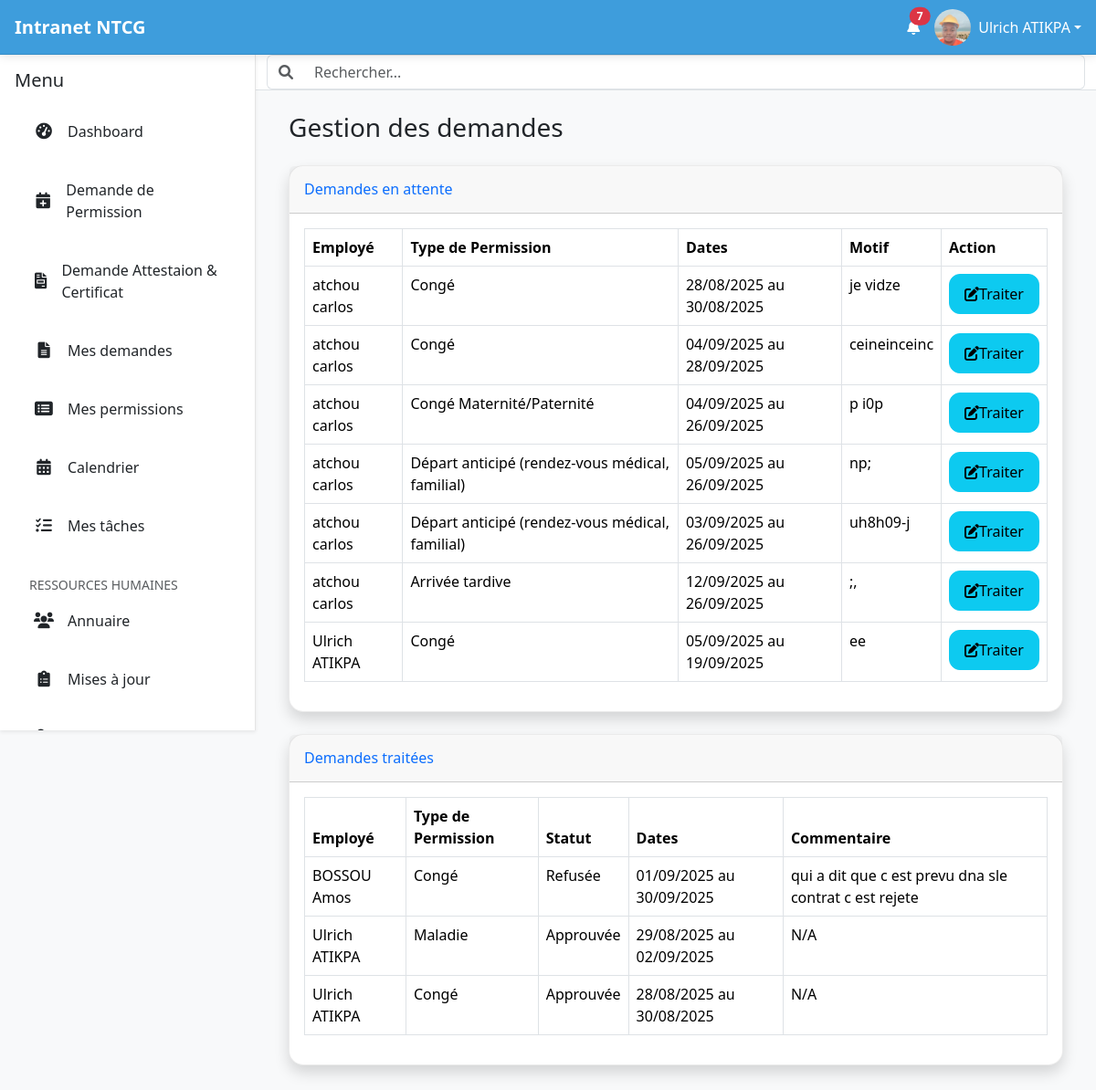
/hr/leave-requests/ (signed in), run on the app's committed database.
### intranet/models.py (models this page shows, shortened)
class User(AbstractUser):
    date_de_naissance = models.DateField(null=True, blank=True)
    nationalite = CountryField(blank=True)
    pays_de_naissance = CountryField(blank=True)
    type_sanguin = models.CharField(max_length=5, blank=True)
    adresse = models.CharField(max_length=255, blank=True)
    telephone_personnel = models.CharField(max_length=20, blank=True)
    piece_type = models.ForeignKey(PieceType, on_delete=models.SET_NULL, null=True, blank=True, verbose_name="Type de pièce d'identité")
    piece_number = models.CharField(max_length=100, blank=True, verbose_name="Numéro de la pièce d'identité")
    personal_email = models.EmailField(blank=True, null=True, verbose_name="Email personnel")
    emergency_contact_name = models.CharField(max_length=255, blank=True, verbose_name="Nom et prénom du contact d'urgence")
    emergency_contact_phone = models.CharField(max_length=20, blank=True, verbose_name="Téléphone du contact d'urgence")
    allergies = models.TextField(blank=True)
    maladies_chroniques = models.TextField(blank=True)
    medicaments = models.TextField(blank=True)
    job_role = models.ForeignKey(JobRole, on_delete=models.SET_NULL, null=True, blank=True)
    departement = models.ForeignKey(Department, on_delete=models.SET_NULL, null=True, blank=True)
    date_embauche = models.DateField(null=True, blank=True)
    professional_email = models.EmailField(blank=True, null=True, verbose_name="Email professionnel")
    contract_type = models.ForeignKey(ContractType, on_delete=models.SET_NULL, null=True, blank=True, verbose_name="Type de contrat")
    isignum = models.CharField(max_length=100, blank=True, verbose_name="Numéro Isignum")
    eritop_id = models.CharField(max_length=100, blank=True, verbose_name="ID Eritop")
    country = models.ForeignKey(Country, on_delete=models.SET_NULL, null=True, blank=True, verbose_name="Pays de l'employé")
    managed_countries = models.ManyToManyField(Country, related_name='managers', blank=True, verbose_name="Pays gérés")
    bank_info = models.ForeignKey(BankInfo, on_delete=models.SET_NULL, null=True, blank=True, verbose_name="Nom de la banque")
    bank_account_number = models.CharField(max_length=50, blank=True, verbose_name="Numéro de compte bancaire")
    cnss = models.CharField(max_length=50, verbose_name="Numéro CNSS/Sécurité Sociale", blank=True)
    dependants = models.TextField(blank=True)
    employee_id = models.CharField(max_length=100, unique=True, blank=True, verbose_name="Numéro de matricule")
    photo_profil = models.ImageField(upload_to='photos_profils/', null=True, blank=True)
    class Meta:
        ordering = ['last_name', 'first_name']
        indexes = [
            models.Index(fields=['last_name', 'first_name']),
            models.Index(fields=['is_active']),
            models.Index(fields=['departement']),
            models.Index(fields=['country']),
        ]

class LeaveRequest(models.Model):
    STATUS_CHOICES = [
        ('PENDING', 'En attente'),
        ('APPROVED', 'Approuvée'),
        ('REJECTED', 'Refusée'),
    ]
    employee = models.ForeignKey(
        settings.AUTH_USER_MODEL,
        on_delete=models.CASCADE,
        related_name='leave_requests',
        verbose_name="Employé"
    )
    leave_type = models.ForeignKey(
        LeaveType,
        on_delete=models.SET_NULL,
        null=True,
        verbose_name="Type de congé"
    )
    start_date = models.DateField(verbose_name="Date de début")
    end_date = models.DateField(verbose_name="Date de fin")
    reason = models.TextField(verbose_name="Motif de la demande")
    status = models.CharField(
        max_length=10,
        choices=STATUS_CHOICES,
        default='PENDING',
        verbose_name="Statut"
    )
    rejection_comment = models.TextField(
        blank=True,
        null=True,
        verbose_name="Commentaire (si refusé)"
    )
    created_at = models.DateTimeField(auto_now_add=True, verbose_name="Date de la demande")

class LeaveType(models.Model):
    name = models.CharField(max_length=100, unique=True, verbose_name="Type de congé")

### intranet/decorators.py (the view)
    def wrapper_func(request, *args, **kwargs):
        if request.user.groups.filter(name='Ressources Humaines').exists():
            return view_func(request, *args, **kwargs)
        else:
            raise PermissionDenied

### intranet/context_processors.py (called while the page is built)
def is_rh_group(request):
    is_rh = request.user.groups.filter(name='Ressources Humaines').exists()
    return {'is_rh': is_rh}

def is_project_coordinator(request):
    is_coordinator = request.user.groups.filter(name='Coordinateurs de Projets').exists()
    return {'is_coordinator': is_coordinator}

def unread_notifications(request):
    if request.user.is_authenticated:
        unread_count = Notification.objects.filter(user=request.user, is_read=False).count()
    else:
        unread_count = 0
    return {'unread_notifications_count': unread_count}

### intranet/templatetags/intranet_tags.py (called while the page is built)
@register.filter(name='has_group')
def has_group(user, group_name):
    try:
        group = Group.objects.get(name=group_name)
    except Group.DoesNotExist:
        return False
    return group in user.groups.all()

### intranet/views.py (called while the page is built)
@hr_required
def manage_leave_requests(request):
    pending_requests = LeaveRequest.objects.filter(status='PENDING').order_by('created_at')
    processed_requests = LeaveRequest.objects.exclude(status='PENDING').order_by('-created_at')
    context = {
        'pending_requests': pending_requests,
        'processed_requests': processed_requests,
        'title': 'Gestion des demandes '
    }
    return render(request, 'intranet/manage_leave_requests.html', context)

### templates/intranet/manage_leave_requests.html (shortened to what this page needs)
{% extends 'intranet/base.html' %}
{% block content %}
<div class="container-fluid">
    <h1 class="h3 mb-4 text-gray-800">{{ title }}</h1>
    <div class="card shadow mb-4">
        <div class="card-header py-3">
            <h6 class="m-0 font-weight-bold text-primary">Demandes en attente</h6>
        </div>
        <div class="card-body">
            <div class="table-responsive">
                <table class="table table-bordered" id="pendingTable" width="100%" cellspacing="0">
                    <thead>
                        <tr>
                            <th>Employé</th>
                            <th>Type de Permission</th>
                            <th>Dates</th>
                            <th>Motif</th>
                            <th>Action</th>
                        </tr>
                    </thead>
                    <tbody>
                        {% for request in pending_requests %}
                        <tr>
                            <td>{{ request.employee.get_full_name }}</td>
                            <td>{{ request.leave_type.name }}</td>
                            <td>{{ request.start_date|date:"d/m/Y" }} au {{ request.end_date|date:"d/m/Y" }}</td>
                            <td>{{ request.reason|truncatewords:10 }}</td>
                            <td>
                                <a href="{% url 'process_leave_request' request_id=request.id %}" class="btn btn-sm btn-info">
                                    <i class="fas fa-edit"></i> Traiter
                                </a>
                            </td>
                        </tr>
                        {% empty %}
                        <tr>
                            <td colspan="5">Aucune demande en attente.</td>
                        </tr>
                        {% endfor %}
                    </tbody>
                </table>
            </div>
        </div>
    </div>
    <div class="card shadow mb-4">
        <div class="card-header py-3">
            <h6 class="m-0 font-weight-bold text-primary">Demandes traitées</h6>
        </div>
        <div class="card-body">
            <div class="table-responsive">
                <table class="table table-bordered" id="processedTable" width="100%" cellspacing="0">
                    <thead>
                        <tr>
                            <th>Employé</th>
                            <th>Type de Permission</th>
                            <th>Statut</th>
                            <th>Dates</th>
                            <th>Commentaire</th>
                        </tr>
                    </thead>
                    <tbody>
                        {% for request in processed_requests %}
                        <tr>
                            <td>{{ request.employee.get_full_name }}</td>
                            <td>{{ request.leave_type.name }}</td>
                            <td>{{ request.get_status_display }}</td>
                            <td>{{ request.start_date|date:"d/m/Y" }} au {{ request.end_date|date:"d/m/Y" }}</td>
                            <td>{{ request.rejection_comment|default:"N/A" }}</td>
                        </tr>
                        {% empty %}
                        <tr>
                            <td colspan="5">Aucune demande traitée.</td>
                        </tr>
                        {% endfor %}
                    </tbody>
                </table>
            </div>
        </div>
    </div>
</div>
{% endblock %}

### templates/intranet/base.html (shortened to what this page needs)
{% load static intranet_tags %}
<!doctype html>
<html lang="fr">
<head>
    <link rel="stylesheet" href="https://cdn.jsdelivr.net/npm/bootstrap@5.3.3/dist/css/bootstrap.min.css"
          media="print" onload="this.media='all'">
    <link rel="stylesheet" href="https://cdnjs.cloudflare.com/ajax/libs/font-awesome/6.0.0-beta3/css/all.min.css">
    <link rel="stylesheet" type="text/css" href="https://cdn.datatables.net/2.0.8/css/dataTables.dataTables.css">
</head>
<body>
    <header id="top-header" class="d-flex justify-content-between align-items-center">
        <div class="d-flex align-items-center">
            <a href="{% url 'home_view' %}" class="text-decoration-none text-white d-flex align-items-center">
                <span class="fs-5 fw-bold">Intranet NTCG</span>
            </a>
        </div>
        <div class="d-flex align-items-center">
            <a href="{% url 'notifications' %}" class="text-white me-3 position-relative touch-feedback"
                data-bs-toggle="tooltip" data-bs-placement="bottom" title="Notifications" aria-label="Notifications">
                <i class="fas fa-bell"></i>
                {% if unread_notifications_count > 0 %}
                <span class="position-absolute top-0 start-100 translate-middle badge rounded-pill bg-danger notification-count">
                    {{ unread_notifications_count }}
                </span>
                {% endif %}
            </a>
            <div class="dropdown">
                <a class="text-white d-flex align-items-center text-decoration-none dropdown-toggle touch-feedback" href="#"
                    id="profileDropdown" role="button" data-bs-toggle="dropdown" aria-expanded="false"
                    aria-label="Menu profil">
                    <img src="{% if user.photo_profil %}{{ user.photo_profil.url }}{% else %}{% static 'images/default_profile.png' %}{% endif %}"
                         alt="Avatar de {{ user.get_full_name|default:user.username }}"
                         class="rounded-circle me-2" width="40" height="40" style="object-fit: cover;">
                    <span class="d-none d-sm-inline">{{ user.get_full_name|default:user.username }}</span>
                </a>
            </div>
        </div>
    </header>
    <div id="main-wrapper">
        <nav id="sidebar" class="shadow-sm" aria-label="Menu principal">
            <div class="p-3">
                <div class="d-flex justify-content-between align-items-center mb-3">
                    <h5 class="mb-0">Menu</h5>
                </div>
                <ul class="nav nav-pills flex-column mb-auto" id="sidebar-nav-links">
                    <li class="nav-item">
                        <a href="{% url 'dashboard' %}" class="nav-link {% if request.resolver_match.url_name == 'home_view' %}active{% endif %} touch-feedback">
                            <i class="fas fa-tachometer-alt"></i> Dashboard
                        </a>
                    </li>
                    <li class="nav-item">
                        <a class="nav-link touch-feedback" href="{% url 'submit_leave_request' %}">
                            <i class="fas fa-calendar-plus"></i>
                            <span>Demande de Permission</span>
                        </a>
                    </li>
                    <li class="nav-item">
                        <a class="nav-link touch-feedback" href="{% url 'request_document' %}">
                            <i class="fas fa-file-invoice"></i> Demande Attestaion & Certificat
                        </a>
                    </li>
                    <li class="nav-item">
                        <a class="nav-link touch-feedback" href="{% url 'my_document_requests' %}">
                            <i class="fas fa-file-alt"></i> Mes demandes
                        </a>
                    </li>
                    <li class="nav-item">
                        <a class="nav-link touch-feedback" href="{% url 'my_leave_requests' %}">
                            <i class="fas fa-list-alt"></i>
                            <span>Mes permissions</span>
                        </a>
                    </li>
                    {% if user.is_authenticated %}
                    <li class="nav-item">
                        <a href="#" class="nav-link touch-feedback">
                            <i class="fas fa-calendar-alt"></i> Calendrier
                        </a>
                    </li>
                    <li class="nav-item">
                        <a href="#" class="nav-link touch-feedback">
                            <i class="fas fa-tasks"></i> Mes tâches
                        </a>
                    </li>
                    {% endif %}
                    {% if is_rh %}
                    <li class="nav-item mt-3">
                        <small class="text-muted px-3">RESSOURCES HUMAINES</small>
                    </li>
                    <li class="nav-item">
                         <a href="{% url 'employee_directory' %}" class="nav-link {% if request.resolver_match.url_name == 'employee_directory' %}active{% endif %} touch-feedback">
                            <i class="fas fa-users"></i> Annuaire
                        </a>
                    </li>
                    <li class="nav-item">
                        <a href="{% url 'pending_updates_list' %}" class="nav-link {% if request.resolver_match.url_name == 'pending_updates_list' %}active{% endif %} touch-feedback">
                            <i class="fas fa-clipboard-list"></i> Mises à jour
                        </a>
                    </li>
                    <li class="nav-item">
                        <a href="{% url 'register_employee' %}" class="nav-link {% if request.resolver_match.url_name == 'register_employee' %}active{% endif %} touch-feedback">
                        </a>
                    </li>
                    {% endif %}
                </ul>
            </div>
        </nav>
        <div id="content-area">
            <nav id="top-navbar" class="bg-white border-bottom">
                <div class="container-fluid">
                    <form class="d-flex w-100">
                        <div class="input-group">
                            <span class="input-group-text bg-white border-end-0">
                                <i class="fas fa-search text-muted"></i>
                            </span>
                            <input class="form-control border-start-0" type="search"
                                   placeholder="Rechercher..." aria-label="Search" id="global-search"
                                   style="font-size: 16px;">
                        </div>
                    </form>
                </div>
            </nav>
            <main id="main-content" class="p-3 p-lg-4">
                {% block content %}
                {% endblock %}
            </main>
        </div>
    </div>
</body>
</html>

### data on the page
User: photo_profil (picture), get_full_name "Ulrich ATIKPA"
LeaveRequest: employee.get_full_name "atchou carlos", leave_type.name "Congé", start_date "28/08/2025", end_date "30/08/2025", reason "je vidze"
LeaveRequest: employee.get_full_name "atchou carlos", leave_type.name "Congé", start_date "04/09/2025", end_date "28/09/2025", reason "ceineinceinc"
LeaveRequest: employee.get_full_name "atchou carlos", leave_type.name "Congé Maternité/Paternité", start_date "04/09/2025", end_date "26/09/2025", reason "p i0p"
LeaveRequest: employee.get_full_name "atchou carlos", leave_type.name "Départ anticipé (rendez-vous médical, familial)", start_date "05/09/2025", end_date "26/09/2025", reason "np;"
LeaveRequest: employee.get_full_name "atchou carlos", leave_type.name "Départ anticipé (rendez-vous médical, familial)", start_date "03/09/2025", end_date "26/09/2025", reason "uh8h09-j"
LeaveRequest: employee.get_full_name "atchou carlos", leave_type.name "Arrivée tardive", start_date "12/09/2025", end_date "26/09/2025", reason ";,"
LeaveRequest: employee.get_full_name "Ulrich ATIKPA", leave_type.name "Congé", start_date "05/09/2025", end_date "19/09/2025", reason "ee"
LeaveRequest: employee.get_full_name "BOSSOU Amos", leave_type.name "Congé", status "Refusée", start_date "01/09/2025", end_date "30/09/2025", rejection_comment "qui a dit que c est prevu dna sle contrat c est rejete"
LeaveRequest: employee.get_full_name "Ulrich ATIKPA", leave_type.name "Maladie", status "Approuvée", start_date "29/08/2025", end_date "02/09/2025", rejection_comment "N/A"
LeaveRequest: employee.get_full_name "Ulrich ATIKPA", leave_type.name "Congé", status "Approuvée", start_date "28/08/2025", end_date "30/08/2025", rejection_comment "N/A"

### other printed values
{{ unread_notifications_count }} "7"
{{ title }} "Gestion des demandes"
